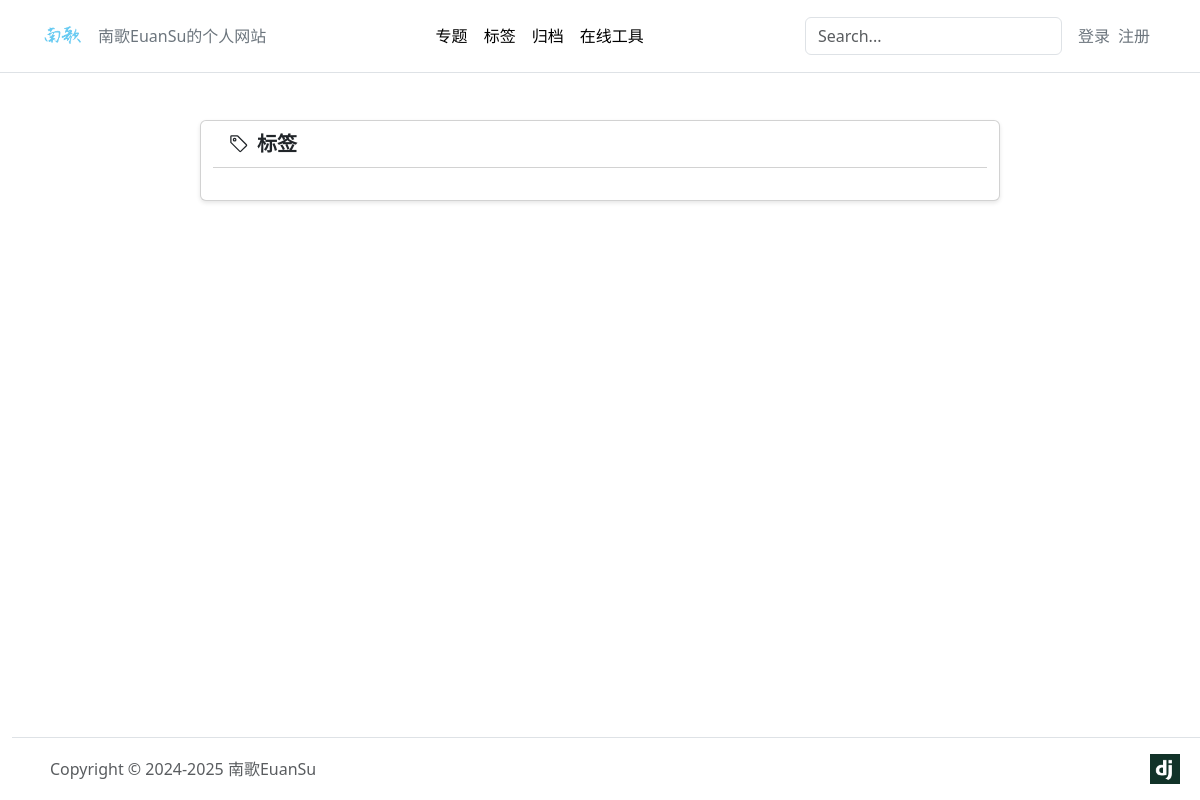
Page /article/tag/1/ on the earlier database version.
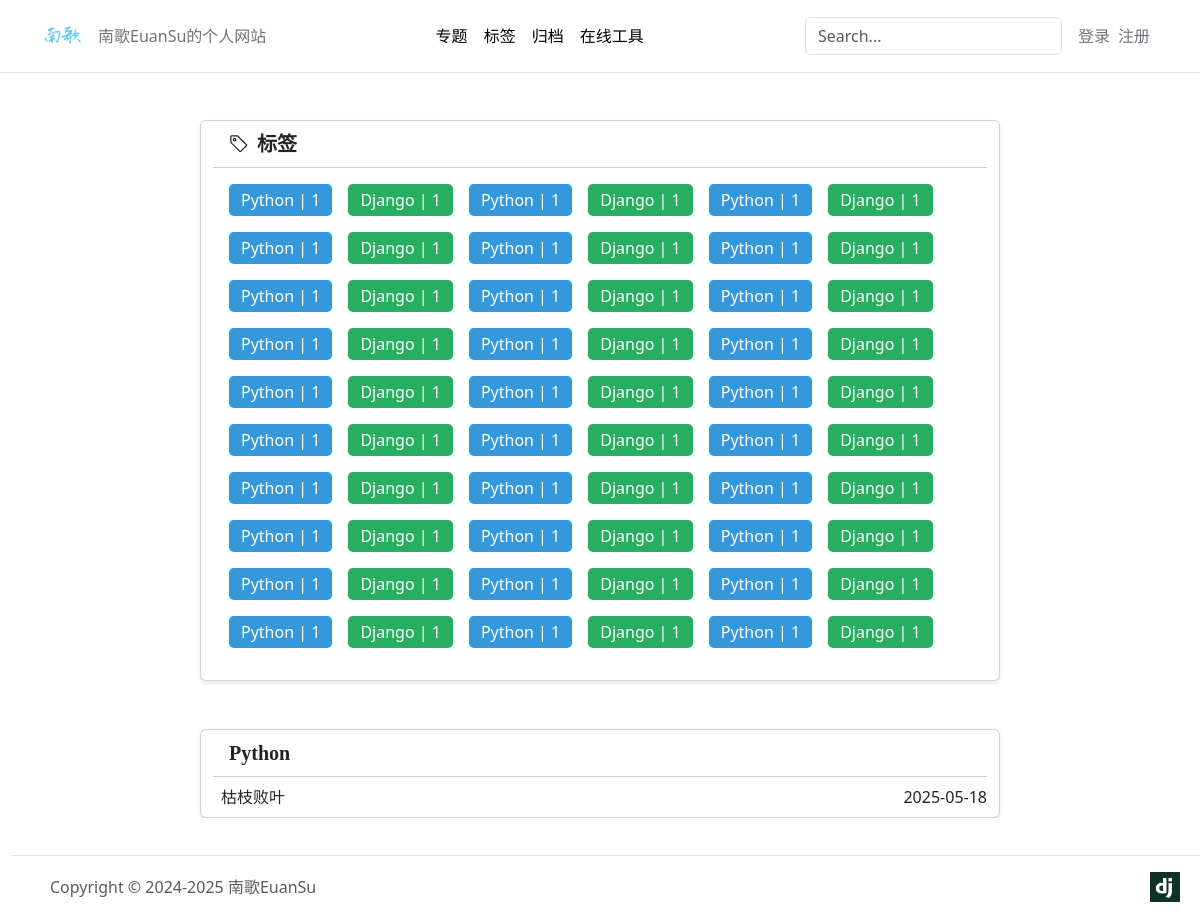
Same page on the later database version.
### apps/article/models.py (models this page shows, shortened)
class ArticleTag(models.Model):
    name = models.CharField(max_length=100, unique=True)

class ArticlePost(models.Model):
    uuid = models.UUIDField(primary_key=True, default=uuid.uuid4, editable=False)
    author = models.ForeignKey(settings.AUTH_USER_MODEL, on_delete=models.CASCADE)
    title = models.CharField(max_length=100)
    body = models.TextField()  # 保存 Markdown 文本
    created = models.DateTimeField(default=timezone.now)
    updated = models.DateTimeField(auto_now=True)
    is_deleted = models.BooleanField(default=False)
    category = models.ForeignKey(Category, on_delete=models.CASCADE)
    tag = models.ManyToManyField(ArticleTag, blank=True)
    class Meta:
        ordering = ('-created',)

### apps/article/views.py (the view)
# urls.py: path('tag/<int:id>/', views.article_tag_detail, name='article_tag_detail'),
def article_tag_detail(request, id):
    context = {"status": 0, "message": "success"}
    tagQuery = ArticleTag.objects.all()
    tag_color = ["bg-blue", "bg-green", "bg-purple", "bg-pink", "bg-teal", "bg-gold", "bg-brown"]
    tag_list = [
        {
            "id":tag.id,
            "name":tag.name,
            "count":tag.articlepost_set.count(),
            "color": tag_color[index % len(tag_color)]
            } for index,tag in enumerate(tagQuery)]
    context = {'tags': tag_list * 30}
    try:
        tag_obj = ArticleTag.objects.get(id=id)
        article_query = ArticlePost.objects.filter(tag=tag_obj).order_by('-created')
        articles_list = [{"uuid":article.uuid, "title":article.title, "created":article.created.strftime('%Y-%m-%d')} for article in article_query]
        context["articles"] = articles_list
        context["choose"] = tag_obj.name
    except:
        context["status"] = 1
        context["message"] = "要获取的标签不存在"
    return render(request, 'article/tags.html', context)

### DjangoBlog/context_processors.py (called while the page is built)
def site_settings(request):
    return {
        'SITE_NAME': settings.SITE_NAME,
    }

### templates/article/tags.html (shortened to what this page needs)
{% extends "base.html" %}
{% load static %}
{% block content %}
<div class="row mx-auto d-flex justify-content-center" style="overflow: hidden;">
    <div class="card col-8 my-5 card-shadow">
        <div class="card-header">
            <span class="crad-title">标签</span>
        </div>
        <div class="tag-container">
            {% for tag in tags %}
               <a href="{% url 'article:article_tag_detail' tag.id %}" type="button" style="text-decoration: none;" class="tag-btn {{tag.color}}">{{ tag.name }} | {{tag.count}}</a>
           {% endfor %}
       </div>
    </div>
    {% if choose %}
    <div class="card col-8 card-shadow">
        <div class="card-header">
            <span class="crad-title">{{choose}}</span>
        </div>
        {% if articles %}
            {% for article in articles %}
            <a href="{% url 'article:article_detail' article.uuid %}" class="text-decoration-none text-dark">
                <div class="ms-2 my-2 articles">
                    <span>{{article.title}}</span>
                    <span>{{article.created}}</span>
                </div>
              </a>
            {% endfor %}
            {% else %}
                <p class="text-center text-muted">暂无相关文章</p>
            {% endif %}
        {% endif %}
    </div>
</div>
{% endblock content %}

### templates/base.html (shortened to what this page needs)
{% load static %}
<!DOCTYPE html>
<html lang="zh-cn">
<head>
    <link href="{% static 'css/bootstrap.min.css' %}" rel="stylesheet">
    <link rel="stylesheet" href="{% static 'css/monokai.css' %}">
    <link rel="stylesheet" href="{% static 'css/custom.css' %}">
</head>
<body>
    {% include 'header.html' %}
    <main>
        {% block content %}{% endblock content %}
    </main>
    {% include 'footer.html' %}
</body>
</html>

### templates/header.html
{% load static %}
<header class="p-3 mb-3 border-bottom header-fixed">
  <div class="container">
    <div class="d-flex flex-wrap align-items-center justify-content-center justify-content-lg-start">
      <a href="/"
        class="d-flex align-items-center mb-2 mb-lg-0 link-body-emphasis text-decoration-none">
        <img src="{% static 'images/logo.png' %}" width="40" height="40" alt="Logo" class="bi me-2">
      </a>
      <ul class="nav col-12 col-lg-auto me-lg-auto mb-2 justify-content-center mb-md-0">
        <li><a href="/" class="nav-link px-2 link-secondary">{{ SITE_NAME }}</a></li>
      </ul>
      <ul class="nav col-12 col-lg-auto me-lg-auto mb-2 mb-md-0 text-end">
        <li><a href="/article/category/" class="nav-link px-2 link-body-emphasis">专题</a></li>
        <li><a href="/article/tags/#" class="nav-link px-2 link-body-emphasis">标签</a></li>
        <li><a href="#" class="nav-link px-2 link-body-emphasis">归档</a></li>
        <li><a href="#" class="nav-link px-2 link-body-emphasis">在线工具</a></li>
      </ul>
      <form class="col-12 col-lg-auto mb-3 mb-lg-0 me-lg-3" role="search">
        <input type="search" class="form-control"
          placeholder="Search..." aria-label="Search">
      </form>
      {% if user.is_authenticated %}
      <div class="dropdown text-end"> <a href="#"
        class="d-block link-body-emphasis text-decoration-none dropdown-toggle" data-bs-toggle="dropdown"
        aria-expanded="false">
        {% if user.avatar %}
          <img src="{{ user.avatar.url }}" alt="{{ user.username }}" width="32" height="32" class="rounded-circle">
        {% else %}
          <img src="https://github.com/mdo.png" alt="mdo" width="32" height="32" class="rounded-circle">
        {% endif %}
        </a>
        <ul class="dropdown-menu text-small" style="">
          <li><a class="dropdown-item" href="{% url 'article:article_create' %}">新增文章</a></li>
          <li><a class="dropdown-item" href="{% url "userprofile:detail" user.id %}">信息查看</a></li>
          <li><a class="dropdown-item" href="{% url "userprofile:edit" user.id %}">信息修改</a></li>
          <li>
            <hr class="dropdown-divider">
          </li>
          <li><a class="dropdown-item" href="{% url "userprofile:logout" %}">注销登录</a></li>
        </ul>
      </div>
      {% else %}
      <a href="{% url 'userprofile:login' %}" class="nav-link me-2 link-secondary">登录</a>
      <a href="{% url 'userprofile:register' %}" class="nav-link me-2 link-secondary">注册</a>
      {% endif %}
    </div>
  </div>
</header>

### templates/footer.html (shortened to what this page needs)
{% load static %}
<div class="container-fluid">
    <footer class="d-flex flex-wrap justify-content-between align-items-center py-3 border-top footer">
        <div class="col-md-4 d-flex align-items-center">
            <a href="/"
                class="mb-3 me-2 mb-md-0 text-body-secondary text-decoration-none lh-1" aria-label="Bootstrap"> <svg
                    class="bi" width="30" height="24" aria-hidden="true">
                    <use xlink:href="#bootstrap"></use>
                </svg> </a> <span class="mb-3 mb-md-0 text-body-secondary">Copyright © 2024-<script>document.write(new Date().getFullYear())</script> 南歌EuanSu</span> </div>
        <ul class="nav col-md-4 justify-content-end list-unstyled d-flex me-4">
            <li class="ms-3">
                <a class="text-body-secondary" href="https://www.djangoproject.com/" aria-label="Django">
                    <img src="{% static 'images/django-logo.png' %}" width="30" height="30" alt="Logo" class="bi me-2">
                </a>
            </li>
        </ul>
    </footer>
</div>

### static/css/custom.css (style rules this page uses)
body { padding-top: 72px; }
.header-fixed { position: fixed; top: 0; left: 0; right: 0; width: 100%; z-index: 1030; background-color: white; }

### templates/article/tags.html (style rules this page uses)
.card-shadow { box-shadow: 0 2px 4px rgba(0, 0, 0, 0.1); }
.card-header { display: flex; align-items: center; background-color: transparent !important; }
.crad-title { font-family: cursive; font-size: 20px; font-weight: bold; }
.tag-container { display: flex; flex-wrap: wrap; margin: 1rem; }
.tag-btn { padding: 0.25rem 0.75rem; border-radius: 0.3rem; font-size: 1rem; border: none; color: #fff; transition: all 0.2s ease-in-out; margin-right: 1rem; margin-bottom: 1rem; cursor: pointer; }
.articles { display: flex; flex-wrap: wrap; justify-content: space-between; }
.bg-blue { background-color: #3498db; }
.bg-green { background-color: #27ae60; }

### templates/footer.html (style rules this page uses)
.footer { position: fixed; bottom: 0; width: 100%; background-color: white; z-index: 1000; }
body { margin-bottom: 100px; }

Differences in the rows shown:
added ArticleTag: name "Python" "Python" "Python" "Python" "Python" "Python" "Python" "Python" "Python" "Python" "Python" "Python" "Python" "Python" "Python" "Python" "Python" "Python" "Python" "Python" "Python" "Python" "Python" "Python" "Python" "Python" "Python" "Python" "Python" "Python", name "Python"
added ArticleTag: name "Django" "Django" "Django" "Django" "Django" "Django" "Django" "Django" "Django" "Django" "Django" "Django" "Django" "Django" "Django" "Django" "Django" "Django" "Django" "Django" "Django" "Django" "Django" "Django" "Django" "Django" "Django" "Django" "Django" "Django"
added ArticlePost: title "枯枝败叶"
Other differences:
new list line: "| 1"
new list line: "2025-05-18"
